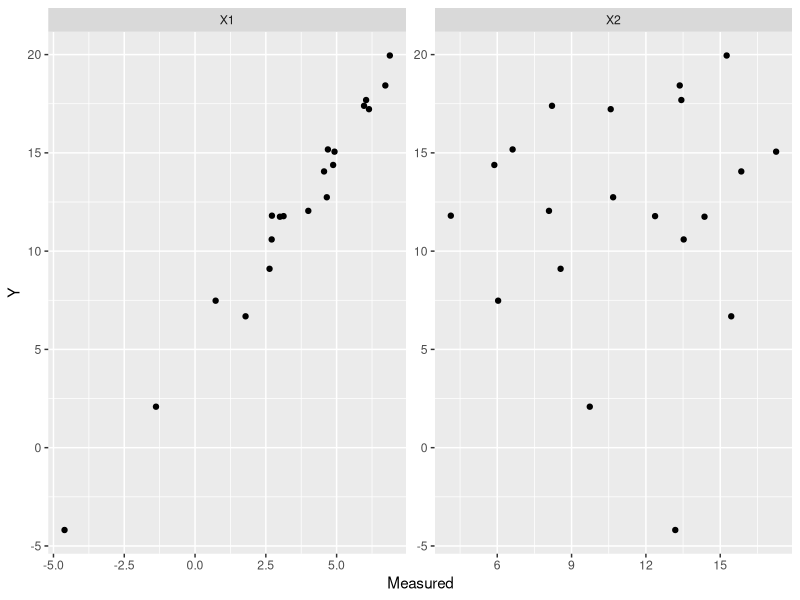
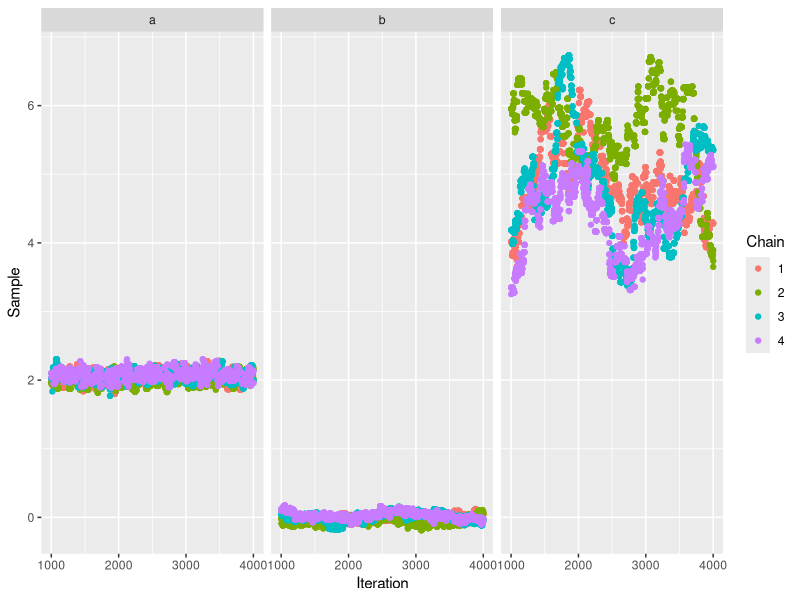
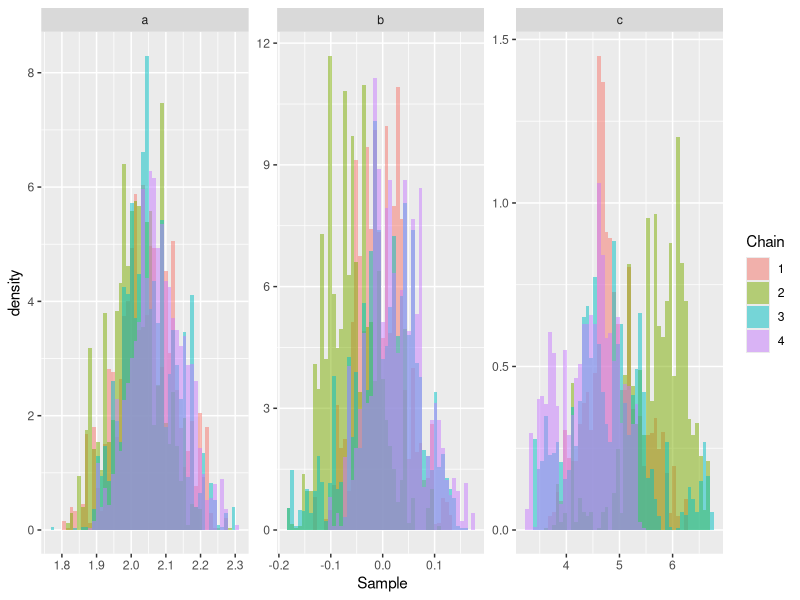
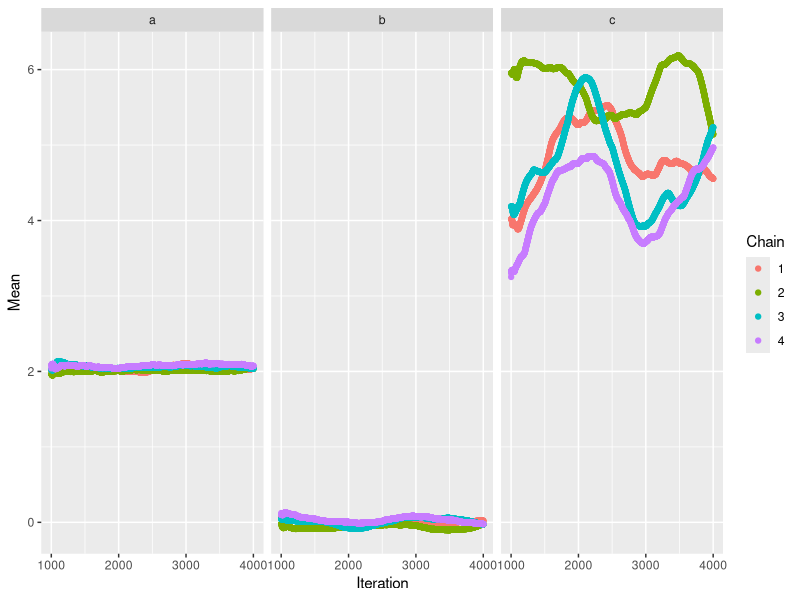
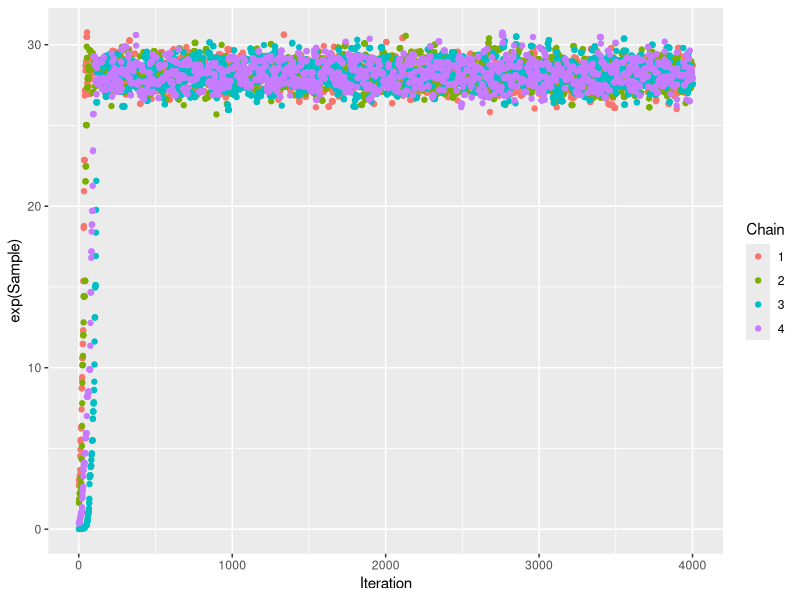
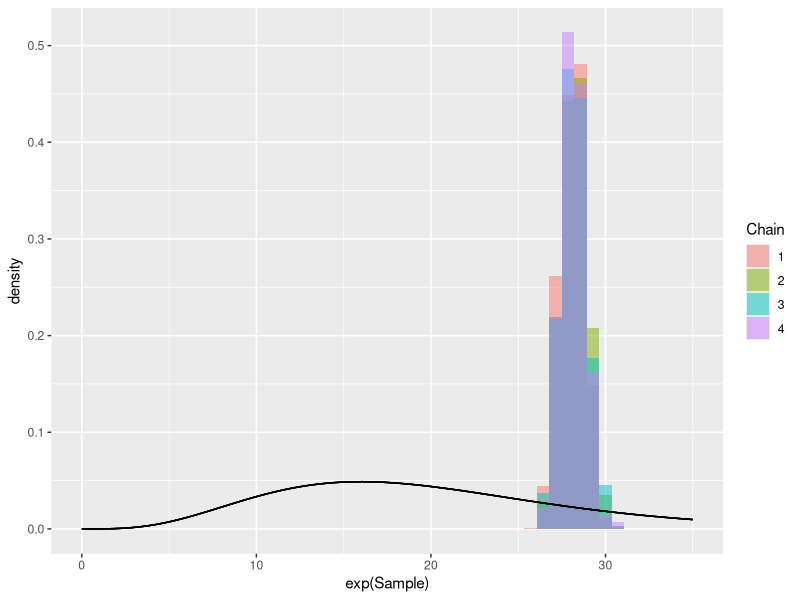

Reproduce these figures in R, in order.
## ---- chunk 1
#| label: Normal distributed data
#| echo: true
#| code-fold: true
data <- (function() {
    N_samples <- 20
    X1 <- rnorm(N_samples, mean = 3, sd = 3)
    X2 <- rnorm(N_samples, mean = 10, sd = 4)
    return(tibble::tibble(
        X1 = X1,
        X2 = X2,
        Y = rnorm(N_samples, mean = 2 * X1 + 5, sd = 1)
    ))
})()

data |>
    tidyr::pivot_longer(cols = c("X1", "X2"), names_to = "Variable", values_to = "Measured") |>
    ggplot2::ggplot(ggplot2::aes(x = Measured, y = Y)) +
    ggplot2::geom_point() +
    ggplot2::facet_wrap(~Variable, scale = "free")
## ---- chunk 2
initial_samples <- list(
    c(a = 1, b = 1, c = 0),
    c(a = 10, b = 10, c = 10),
    c(a = 5, b = 4, c = 1),
    c(a = -1, b = -2, c = -3)
)
number_samples <- 4000
proposal_sd <- 2^-3

log_posterior <- function(x) {
    a <- x[1]
    b <- x[2]
    c <- x[3]
    mu <- a * data$X1 + b * data$X2 + c
    return(sum(dnorm(x = data$Y, mean = mu, sd = 1, log = TRUE)))
}

transition_kernel <- function(current) {
    proposed <- current + rnorm(3, 0, proposal_sd)
    log_acceptance_criteria <- log_posterior(proposed) +
        sum(dnorm(current, proposed, proposal_sd, log = TRUE)) -
        log_posterior(current) -
        sum(dnorm(proposed, current, proposal_sd, log = TRUE))
    if (log(runif(1, 0, 1)) > log_acceptance_criteria) {
        proposed <- current
    }
    return(proposed)
}

generate_mcmc_chain <- function(initial_sample) {
    return(
        purrr::accumulate(
            .x = 1:number_samples,
            .f = ~ transition_kernel(.x),
            .init = initial_sample
        )
    )
}

mcmc_chains <- purrr::map(
    .x = initial_samples,
    .f = ~ tibble::tibble(Sample = generate_mcmc_chain(.x)) |>
        dplyr::mutate(Iteration = dplyr::row_number())
) |>
    dplyr::bind_rows(.id = "Chain") |>
    tidyr::unnest_wider(Sample) |>
    tidyr::pivot_longer(cols = c("a", "b", "c"), values_to = "Sample", names_to = "Variable")


mcmc_chains |>
    dplyr::filter(Iteration > 1000) |>
    ggplot2::ggplot(ggplot2::aes(x = Iteration, y = Sample, color = Chain)) +
    ggplot2::geom_point() +
    ggplot2::facet_wrap(~Variable)
## ---- chunk 3
mcmc_chains |>
    dplyr::filter(Iteration > 1000) |>
    ggplot2::ggplot(ggplot2::aes(x = Sample, fill = Chain)) + 
    ggplot2::geom_histogram(ggplot2::aes(y = ggplot2::after_stat(density)), bins = 50, alpha = 0.5,position = "identity") + 
    ggplot2::facet_wrap(~Variable, scales = "free")
## ---- chunk 4
mcmc_chains |>
    dplyr::filter(Iteration > 1000) |>
    dplyr::group_by(Variable, Chain) |>
    dplyr::arrange(Iteration, .by_group = TRUE) |>
    dplyr::mutate(Mean = slider::slide_dbl(Sample, mean, .before = 499)) |>
    ggplot2::ggplot(ggplot2::aes(x = Iteration, y = Mean, color = Chain)) +
    ggplot2::geom_point() +
    ggplot2::facet_wrap(~Variable)
## ---- chunk 5
data <- warpbreaks
initial_samples <- list(
    c(x = 1),
    c(x = 0.5),
    c(x = -4),
    c(x = -1)
)
number_samples <- 4000
proposal_sd <- 2^-3

# Prior parameters
shape <- 5
scale <- 4

log_likelihood <- function(x) {
    return(sum(dpois(x = data$breaks, exp(x), log = TRUE)))
}
log_prior <- function(x) {
    return(dgamma(x = exp(x), shape = shape, scale = scale))
}
log_posterior <- function(x) {
    return(log_likelihood(x) + log_prior(x))
}

transition_kernel <- function(current) {
    proposed <- current + rnorm(1, 0, proposal_sd)
    log_acceptance_criteria <- log_posterior(proposed) +
        sum(dnorm(current, proposed, proposal_sd, log = TRUE)) -
        log_posterior(current) -
        sum(dnorm(proposed, current, proposal_sd, log = TRUE))
    if (log(runif(1, 0, 1)) > log_acceptance_criteria) {
        proposed <- current
    }
    return(proposed)
}

generate_mcmc_chain <- function(initial_sample) {
    return(
        purrr::accumulate(
            .x = 1:number_samples,
            .f = ~ transition_kernel(.x),
            .init = initial_sample
        )
    )
}

mcmc_chains <- purrr::map(
    .x = initial_samples,
    .f = ~ tibble::tibble(Sample = generate_mcmc_chain(.x)) |>
        dplyr::mutate(Iteration = dplyr::row_number())
) |>
    dplyr::bind_rows(.id = "Chain")


mcmc_chains |>
    ggplot2::ggplot(ggplot2::aes(x = Iteration, y = exp(Sample), color = Chain)) +
    ggplot2::geom_point()

mcmc_chains |>
    dplyr::filter(Iteration > 1000) |>
    ggplot2::ggplot(ggplot2::aes(x = exp(Sample), fill = Chain)) +
    ggplot2::geom_histogram(ggplot2::aes(y = ggplot2::after_stat(density)), bins = 50, alpha = 0.5, position = "identity") +
    ggplot2::stat_function(fun = dgamma, args = list(shape = shape, scale = scale)) +
    ggplot2::scale_x_continuous(limits = c(0, 35))
